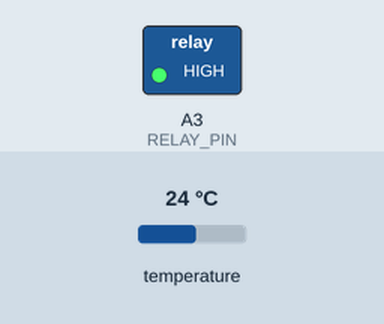
Recording of a sketch running on a simulated Arduino Uno, built with avr-gcc and run on an emulated ATmega328P. Parts: switched loads named in the sketch (green lamp = pin HIGH). The test bench sets the inputs (shaded band); at power-on: temperature 24 °C.

Above: at 1.5 s.
1.6 s: temperature set to 22.8 °C
3.1 s: temperature set to 21.1 °C
At 3.9 s:
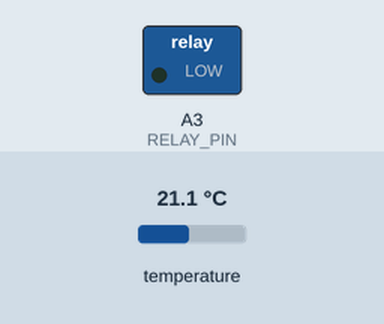
4.8 s: temperature set to 22.6 °C
6.3 s: temperature set to 23.8 °C
At 7.0 s:
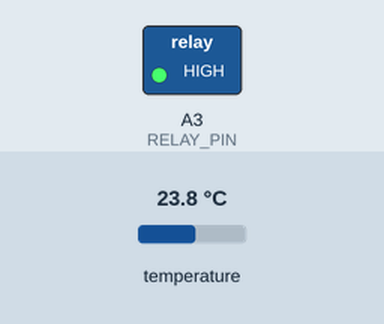
7.9 s: temperature set to 12 °C
At 9.2 s:
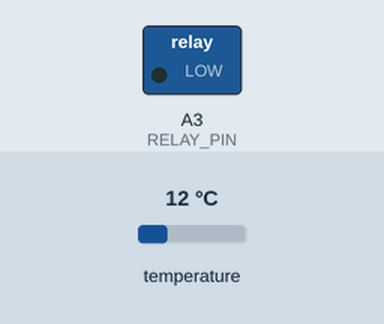
Timing chart, 0 to 10.4 s (numbered marks = the images above; inputs shaded):
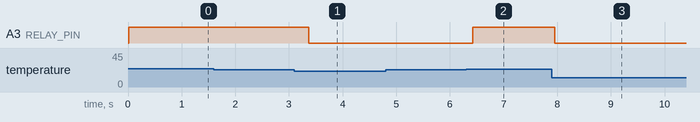

The sketch:

main.ino
```cpp
#include <OneWire.h>
#include <DallasTemperature.h>

#include "Config.h"
#include "Debug.h"
#include "Relay.h"

// Setup a oneWire instance to communicate with any OneWire devices (not just Maxim/Dallas temperature ICs)
OneWire oneWire(TEMP_SENSOR_PIN);

// Pass our oneWire reference to Dallas Temperature.
DallasTemperature sensors(&oneWire);

Relay heaterRelay(RELAY_PIN, true);

float getTemperature()
{
    sensors.requestTemperatures(); // Send the command to get temperatures
    return(sensors.getTempCByIndex(0));
}

void setup(void)
{
    Serial.begin(115200);
    // IC Default 9 bit. If you have troubles consider upping it 12. Ups the
    // delay giving the IC more time to process the temperature measurement
    sensors.begin();
    heaterRelay.begin();
    delay(300);
}

void loop(void)
{
    float t = getTemperature();
    DB(F("temp="));
    DBLN(t);
    if (t < TEMP_LOW && ! heaterRelay.get()) {
        heaterRelay.set(true);
    } else if (t > TEMP_HIGH && heaterRelay.get()) {
        heaterRelay.set(false);
    }
}
```

Debug.h
```cpp
#pragma once

#ifdef DEBUG
#define DEBUG 1
#else
#define DEBUG 0
#endif

#define DB(...) \
            do { if (DEBUG) Serial.print(__VA_ARGS__); } while (0)

#define DBLN(...) \
            do { if (DEBUG) Serial.println(__VA_ARGS__); } while (0)
```

Relay.cpp
```cpp
#include <Arduino.h>
#include "Debug.h"
#include "Relay.h"

Relay::Relay(uint8_t pin, bool inverted) :
    _pin(pin),
    _inverted(inverted),
    _state(false)
{
}

void Relay::begin()
{
    pinMode(_pin, OUTPUT);
    set(_state);
}

void Relay::set(bool on)
{
    DB(F("Relay::set("));
    DB(on);
    DBLN(F(")"));
    _state = on;
    digitalWrite(_pin, _inverted ? !_state : _state);
}

bool Relay::get()
{
    return _state;
}
```

Relay.h
```cpp
#pragma once

#include <stdint.h>

class Relay {
public:
    Relay(uint8_t pin, bool inverted=false);
    void begin();
    void set(bool on);
    bool get();

private:
    uint8_t _pin;
    bool _inverted;
    bool _state;
};
```

Config.h
```cpp
#pragma once

#include <stdint.h>
#include <Arduino.h>

const uint8_t   RELAY_PIN = A3;
const uint8_t   TEMP_SENSOR_PIN = A2;
const float     TEMP_LOW = 22.0;
const float     TEMP_HIGH = 23.0;
```

Measured:
- the behaviour switches between 22 and 21.9 °C on temperature (found by bisection; images 0 and 1)
- the behaviour switches between 23 and 23.1 °C on temperature (found by bisection; images 1 and 2)
- after the input at 1.6 s, every drawn part: stays the same
- after the input at 3.1 s, A3 (RELAY_PIN): HIGH → LOW after 0.27 s
- after the input at 4.8 s, every drawn part: stays the same
- after the input at 6.3 s, A3 (RELAY_PIN): LOW → HIGH after 0.13 s
- after the input at 7.9 s, A3 (RELAY_PIN): HIGH → LOW after 0.06 s
